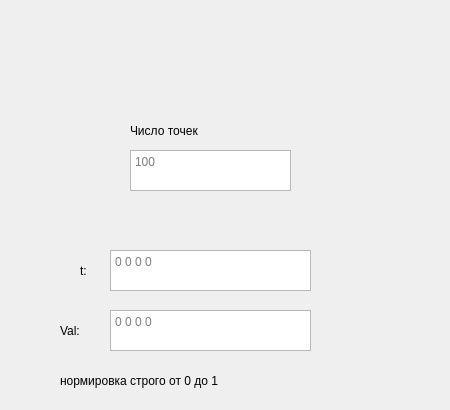
    <widget class="QWidget" name="pagecins">
     <widget class="QTextEdit" name="n_points_cons">
      <property name="geometry">
       <rect>
        <x>130</x>
        <y>150</y>
        <width>161</width>
        <height>41</height>
       </rect>
      </property>
      <property name="placeholderText">
       <string>100</string>
      </property>
     </widget>
     <widget class="QLabel" name="label_32">
      <property name="geometry">
       <rect>
        <x>130</x>
        <y>110</y>
        <width>311</width>
        <height>41</height>
       </rect>
      </property>
      <property name="text">
       <string>Число точек</string>
      </property>
     </widget>
     <widget class="QTextEdit" name="t_interval_cons">
      <property name="geometry">
       <rect>
        <x>110</x>
        <y>250</y>
        <width>201</width>
        <height>41</height>
       </rect>
      </property>
      <property name="placeholderText">
       <string>0 0 0 0</string>
      </property>
     </widget>
     <widget class="QTextEdit" name="Val_interval_cons">
      <property name="geometry">
       <rect>
        <x>110</x>
        <y>310</y>
        <width>201</width>
        <height>41</height>
       </rect>
      </property>
      <property name="placeholderText">
       <string>0 0 0 0</string>
      </property>
     </widget>
     <widget class="QLabel" name="Val_label_geig_3">
      <property name="geometry">
       <rect>
        <x>60</x>
        <y>360</y>
        <width>341</width>
        <height>41</height>
       </rect>
      </property>
      <property name="text">
       <string>нормировка строго от 0 до 1</string>
      </property>
     </widget>
     <widget class="QLabel" name="t_label_cons">
      <property name="geometry">
       <rect>
        <x>80</x>
        <y>250</y>
        <width>21</width>
        <height>41</height>
       </rect>
      </property>
      <property name="text">
       <string>t:</string>
      </property>
     </widget>
     <widget class="QLabel" name="Val_label_cons">
      <property name="geometry">
       <rect>
        <x>60</x>
        <y>310</y>
        <width>41</width>
        <height>41</height>
       </rect>
      </property>
      <property name="text">
       <string>Val:</string>
      </property>
     </widget>
    </widget>
